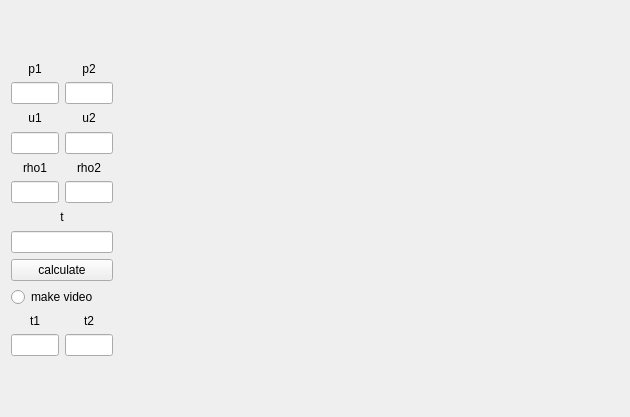
<?xml version="1.0" encoding="UTF-8"?>
<ui version="4.0">
 <class>Riemann</class>
 <widget class="QWidget" name="Riemann">
  <property name="geometry">
   <rect>
    <x>0</x>
    <y>0</y>
    <width>630</width>
    <height>416</height>
   </rect>
  </property>
  <property name="windowTitle">
   <string>Riemann</string>
  </property>
  <layout class="QHBoxLayout" name="horizontalLayout_5">
   <item>
    <layout class="QVBoxLayout" name="verticalLayout_11">
     <item>
      <widget class="QWidget" name="widget" native="true"/>
     </item>
     <item>
      <layout class="QHBoxLayout" name="horizontalLayout">
       <item>
        <layout class="QVBoxLayout" name="verticalLayout_4">
         <item>
          <widget class="QLabel" name="p1_lab">
           <property name="text">
            <string>p1</string>
           </property>
           <property name="alignment">
            <set>Qt::AlignmentFlag::AlignCenter</set>
           </property>
          </widget>
         </item>
         <item>
          <widget class="QLineEdit" name="p1_edt">
           <property name="alignment">
            <set>Qt::AlignmentFlag::AlignCenter</set>
           </property>
          </widget>
         </item>
        </layout>
       </item>
       <item>
        <layout class="QVBoxLayout" name="verticalLayout_5">
         <item>
          <widget class="QLabel" name="p2_lab">
           <property name="text">
            <string>p2</string>
           </property>
           <property name="alignment">
            <set>Qt::AlignmentFlag::AlignCenter</set>
           </property>
          </widget>
         </item>
         <item>
          <widget class="QLineEdit" name="p2_edt">
           <property name="alignment">
            <set>Qt::AlignmentFlag::AlignCenter</set>
           </property>
          </widget>
         </item>
        </layout>
       </item>
      </layout>
     </item>
     <item>
      <layout class="QHBoxLayout" name="horizontalLayout_2">
       <item>
        <layout class="QVBoxLayout" name="verticalLayout">
         <item>
          <widget class="QLabel" name="u1_lab">
           <property name="text">
            <string>u1</string>
           </property>
           <property name="alignment">
            <set>Qt::AlignmentFlag::AlignCenter</set>
           </property>
          </widget>
         </item>
         <item>
          <widget class="QLineEdit" name="u1_edt">
           <property name="alignment">
            <set>Qt::AlignmentFlag::AlignCenter</set>
           </property>
          </widget>
         </item>
        </layout>
       </item>
       <item>
        <layout class="QVBoxLayout" name="verticalLayout_2">
         <item>
          <widget class="QLabel" name="u2_lab">
           <property name="text">
            <string>u2</string>
           </property>
           <property name="alignment">
            <set>Qt::AlignmentFlag::AlignCenter</set>
           </property>
          </widget>
         </item>
         <item>
          <widget class="QLineEdit" name="u2_edt">
           <property name="alignment">
            <set>Qt::AlignmentFlag::AlignCenter</set>
           </property>
          </widget>
         </item>
        </layout>
       </item>
      </layout>
     </item>
     <item>
      <layout class="QHBoxLayout" name="horizontalLayout_3">
       <item>
        <layout class="QVBoxLayout" name="verticalLayout_6">
         <item>
          <widget class="QLabel" name="rho1_lab">
           <property name="text">
            <string>rho1</string>
           </property>
           <property name="alignment">
            <set>Qt::AlignmentFlag::AlignCenter</set>
           </property>
          </widget>
         </item>
         <item>
          <widget class="QLineEdit" name="rho1_edt">
           <property name="alignment">
            <set>Qt::AlignmentFlag::AlignCenter</set>
           </property>
          </widget>
         </item>
        </layout>
       </item>
       <item>
        <layout class="QVBoxLayout" name="verticalLayout_3">
         <item>
          <widget class="QLabel" name="rho2_lab">
           <property name="text">
            <string>rho2</string>
           </property>
           <property name="alignment">
            <set>Qt::AlignmentFlag::AlignCenter</set>
           </property>
          </widget>
         </item>
         <item>
          <widget class="QLineEdit" name="rho2_edt">
           <property name="alignment">
            <set>Qt::AlignmentFlag::AlignCenter</set>
           </property>
          </widget>
         </item>
        </layout>
       </item>
      </layout>
     </item>
     <item>
      <layout class="QVBoxLayout" name="verticalLayout_7">
       <item>
        <widget class="QLabel" name="t_lab">
         <property name="text">
          <string>t</string>
         </property>
         <property name="alignment">
          <set>Qt::AlignmentFlag::AlignCenter</set>
         </property>
        </widget>
       </item>
       <item>
        <widget class="QLineEdit" name="t_edt">
         <property name="enabled">
          <bool>true</bool>
         </property>
         <property name="alignment">
          <set>Qt::AlignmentFlag::AlignCenter</set>
         </property>
        </widget>
       </item>
      </layout>
     </item>
     <item>
      <widget class="QPushButton" name="pushButton">
       <property name="text">
        <string>calculate</string>
       </property>
      </widget>
     </item>
     <item>
      <widget class="QRadioButton" name="radioButton">
       <property name="text">
        <string>make video</string>
       </property>
      </widget>
     </item>
     <item>
      <layout class="QHBoxLayout" name="horizontalLayout_4">
       <item>
        <layout class="QVBoxLayout" name="verticalLayout_8">
         <item>
          <widget class="QLabel" name="t1_lab">
           <property name="text">
            <string>t1</string>
           </property>
           <property name="alignment">
            <set>Qt::AlignmentFlag::AlignCenter</set>
           </property>
          </widget>
         </item>
         <item>
          <widget class="QLineEdit" name="t1_edt">
           <property name="alignment">
            <set>Qt::AlignmentFlag::AlignCenter</set>
           </property>
          </widget>
         </item>
        </layout>
       </item>
       <item>
        <layout class="QVBoxLayout" name="verticalLayout_9">
         <item>
          <widget class="QLabel" name="t2_lab">
           <property name="text">
            <string>t2</string>
           </property>
           <property name="alignment">
            <set>Qt::AlignmentFlag::AlignCenter</set>
           </property>
          </widget>
         </item>
         <item>
          <widget class="QLineEdit" name="t2_edt">
           <property name="alignment">
            <set>Qt::AlignmentFlag::AlignCenter</set>
           </property>
          </widget>
         </item>
        </layout>
       </item>
      </layout>
     </item>
     <item>
      <widget class="QWidget" name="widget_2" native="true"/>
     </item>
    </layout>
   </item>
   <item>
    <layout class="QVBoxLayout" name="verticalLayout_10">
     <item>
      <widget class="QLabel" name="pic_lab">
       <property name="minimumSize">
        <size>
         <width>500</width>
         <height>375</height>
        </size>
       </property>
       <property name="text">
        <string/>
       </property>
       <property name="alignment">
        <set>Qt::AlignmentFlag::AlignCenter</set>
       </property>
      </widget>
     </item>
     <item>
      <widget class="QLabel" name="tittle_lab">
       <property name="text">
        <string/>
       </property>
       <property name="alignment">
        <set>Qt::AlignmentFlag::AlignCenter</set>
       </property>
      </widget>
     </item>
    </layout>
   </item>
  </layout>
 </widget>
 <resources/>
 <connections/>
</ui>
